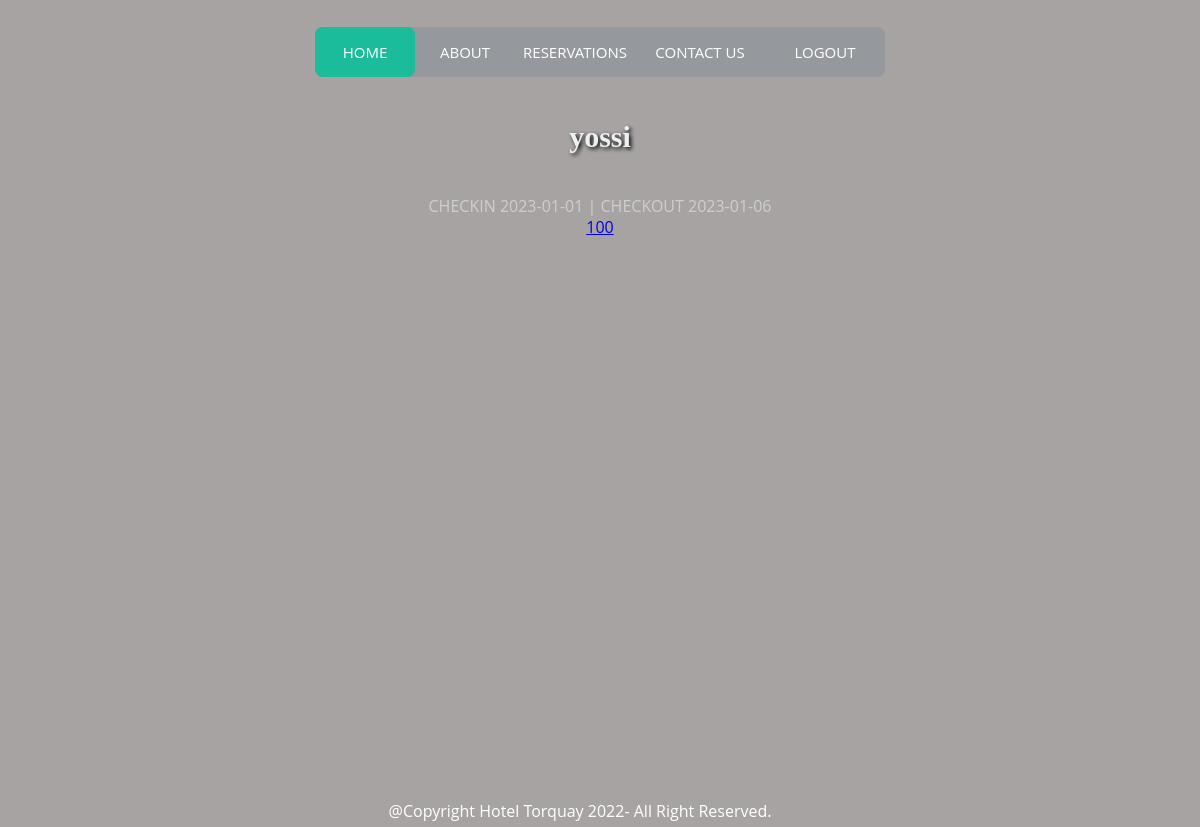
The app's page /visitors/reservation-detail/1 (signed in) with its own data.
### visitors/models.py (models this page shows, shortened)
class Reservation(models.Model):
    check_in = models.DateField()
    check_out = models.DateField()
    active = models.BooleanField()
    rooms = models.ManyToManyField(Room, related_name='reservations')
    visitor = models.ForeignKey(Visitor, related_name='reservations', on_delete=models.CASCADE)
    def __str__(self):
        return f"CHECKIN {self.check_in} | CHECKOUT {self.check_out}"

class Room(models.Model):
    number = models.BigIntegerField(primary_key=True, blank=True)
    beds = models.IntegerField(default=2, validators=[MinValueValidator(2), MaxValueValidator(6)])
    floor = models.ForeignKey(Floor, on_delete=models.CASCADE, related_name='rooms')
    def __str__(self):
        return f"{self.number}"
    def get_absolute_url(self):
        return reverse('room_detail', args=[self.number])

### visitors/views.py (the view)
# urls.py: path('reservation-detail/<int:pk>', ReservationView.as_view(), name='reservation_detail'),
class ReservationView(DetailView):
    model = Reservation
    template_name = 'reservation.html'

### visitors/templates/reservation.html
{% extends 'partials/base.html'%}
{% load static %}
{%block content%}
    {{reservation}}
    {% for room in reservation.rooms.all%}
        <br>
        <a href={{room.get_absolute_url}}> {{room}} </a>
        <br>
    {%endfor%}
{%endblock content%}

### visitors/templates/partials/base.html (shortened to what this page needs)
{% load static %}
<!DOCTYPE html>
<html lang="en">
<head>
    <link rel="stylesheet" href="{%static 'css/styles.css'%}">
</head>
<body>
    {%include './navbar.html'%}
    {% if user.is_authenticated %}
    <h1> {{user}} </h1>
    {% endif %}
    {%block content%}
    {%endblock content%}
    <div class="footer">
    <footer>
        @Copyright Hotel Torquay 2022- All Right Reserved.
    </footer>
    </div>
</body>
</html>

### visitors/static/css/styles.css (style rules this page uses)
a:nth-child(4) { width: 130px; }
body { font-size: 12px; font-family: sans-serif; background: #2c3e50; }
h1 { text-align: center; margin: 40px 0 40px; text-align: center; font-size: 30px; color: #ecf0f1; text-shadow: 2px 2px 4px #000000; font-family: 'Cherry Swash', cursive; }
* { box-sizing: border-box; -webkit-box-sizing: border-box; }
html, body { height: 100%; }
body { margin: 0; font: 16px/1.3 sans-serif; }
body { font-family: 'Open Sans', 'sans-serif'; color: #cecece; background: rgb(168, 163, 163); text-align: center; }
.footer { position: fixed; left: 10px; bottom: 5px; right: 10px; width: 95%; color: white; text-align: center; }

### records on screen
Reservation: check_in+check_out "CHECKIN 2023-01-01 | CHECKOUT 2023-01-06"
Room: number "100"

### other values on screen
{{ user }} "yossi"
